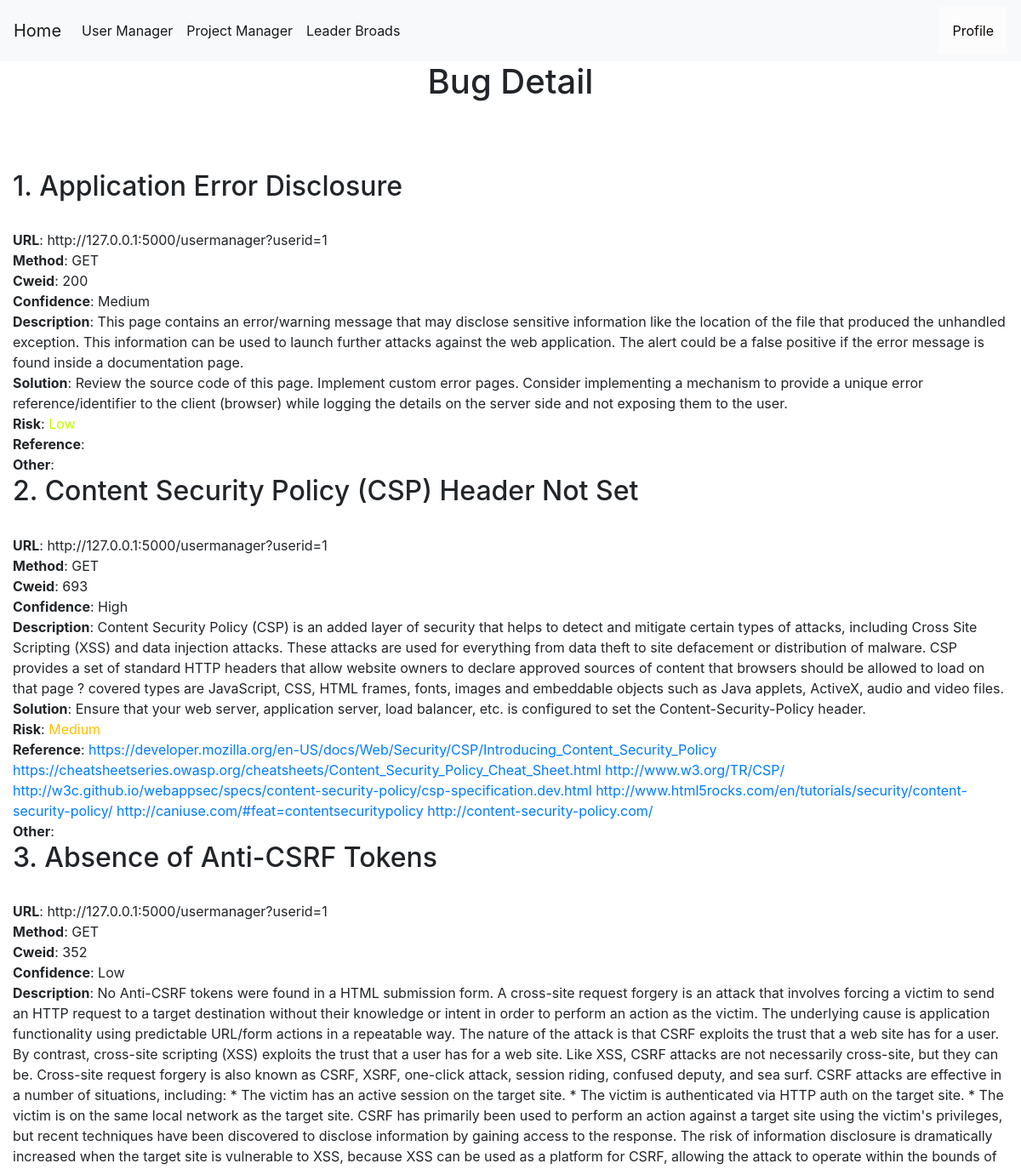
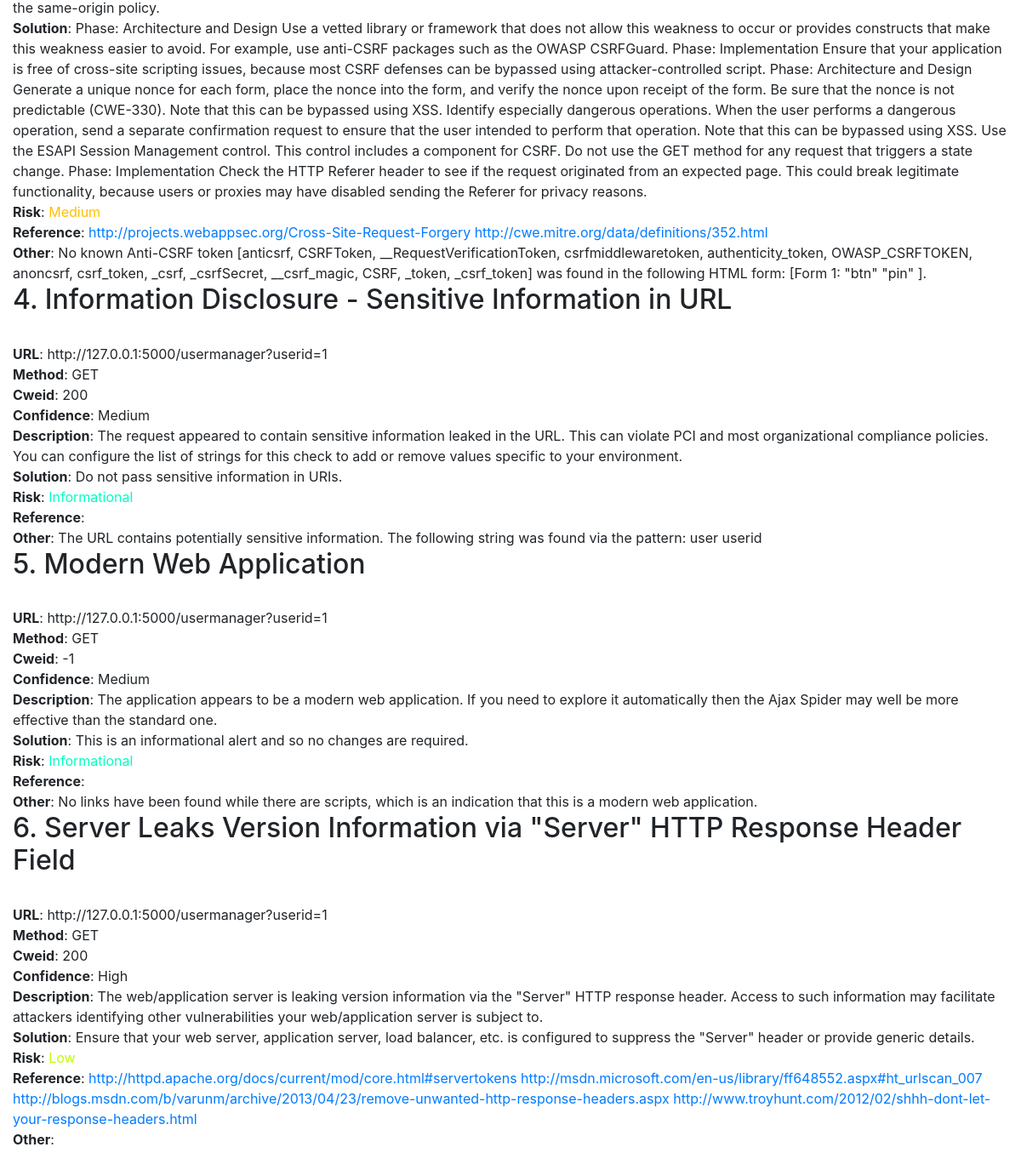
The page /bug-detail/1 (signed in) on the database its author committed (2 pictures, top to bottom).
### tables this page shows
CREATE TABLE bugs (
    bugid INTEGER PRIMARY KEY AUTOINCREMENT,
    requestid INTEGER NOT NULL,
    name TEXT NOT NULL,
    bugurl TEXT NOT NULL,
    method TEXT NOT NULL,
    cweid TEXT NOT NULL,
    confidence TEXT NOT NULL,
    description TEXT NOT NULL,
    solution TEXT NOT NULL,
    risk TEXT NOT NULL,
    reference TEXT NOT NULL DEFAULT NONE,
    other TEXT NOT NULL DEFAULT NONE,
    pentester TEXT,
    FOREIGN KEY (pentester) REFERENCES users(username) ON DELETE CASCADE
    FOREIGN KEY (requestid) REFERENCES requests(requestid) ON DELETE CASCADE
);

### app.py (the view)
@app.route('/bug-detail/<int:id>', methods=('GET', 'POST'))
def bug_detail(id):
    msg = ''
    conn = get_db_connection()
    if session["userid"] == None:
        return redirect(url_for('login'))
    currentuser = get_current_user()
    conn = get_db_connection()
    requesturl = conn.execute('SELECT requesturl FROM requests WHERE requestid = ?',(id,)).fetchone()
    bugs = conn.execute('SELECT * FROM bugs WHERE bugurl LIKE ?',(requesturl["requesturl"],)).fetchall()
    return render_template('bug_detail.html',request=request,currentuser=currentuser,bugs=bugs,msg=msg)

### app.py (called while the page is built)
def get_db_connection():
    conn = sqlite3.connect('database.db')
    conn.row_factory = sqlite3.Row
    return conn

def get_current_user():
    userid = session["userid"]
    conn = get_db_connection()
    user = conn.execute('SELECT * FROM users WHERE userid = ?',(userid,)).fetchone()
    conn.commit()
    conn.close()
    return user

### templates/bug_detail.html (shortened to what this page needs)
{% extends 'base.html' %}
{% block content %}
    <center><h1>{% block title %}  Bug Detail  {% endblock %}</h1></center>
    <link rel= "stylesheet" type= "text/css" href= "{{ url_for('static',filename='css/showuser.css') }}">
  {% for bug in bugs %}
    <h2>{{ loop.index }}. {{bug.name}}</h2></br>
    <b>URL</b>: {{bug.bugurl}}</br>
    <b>Method</b>: {{bug.method}}<br>
    <b>Cweid</b>: {{bug.cweid}}</br>
    <b>Confidence</b>: {{bug.confidence}}</br>
    <b>Description</b>: {{bug.description}}</br>
    <b>Solution</b>: {{bug.solution}}</br>
    <b>Risk</b>:
    {% if bug.risk == "Informational" %}
    <a style="color:#00ffbf;">{{bug.risk}}</a></br>
    {% elif bug.risk == "Low" %}
    <a style="color:#bfff00;">{{bug.risk}}</a></br>
    {% elif bug.risk == "Medium" %}
    <a style="color:#ffbf00;">{{bug.risk}}</a></br>
    {% elif bug.risk == "High" %}
    <a style="color:#ff0000;">{{bug.risk}}</a></br>
    {% elif bug.risk == "Critical" %}
    <a style="color:#8000ff;" >{{bug.risk}}</a></br>
    {% endif %}
    <b>Reference</b>: <a href="{{bug.reference}}">{{bug.reference}}</a></br>
    <b>Other</b>: {{bug.other}}</br>
  {% endfor %}
{% endblock %}

### static/css/style.css (style rules this page uses)
body { min-height: 100vh; height: 100%; margin: 0; z-index: 10; display: grid; grid-template-rows: auto 1fr auto; }
body { display: flex; flex-direction: column; }

### rows shown on the page
bugs: name "Application Error Disclosure", bugurl "http://127.0.0.1:5000/usermanager?userid=1", method "GET", cweid "200", confidence "Medium", description "This page contains an error/warning message that may disclose sensitive information like the location of the file that produced the unhandled exception. This information can be used to launch further attacks against the web application. The alert could be a false positive if the error message is found inside a documentation page.", solution "Review the source code of this page. Implement custom error pages. Consider implementing a mechanism to provide a unique error reference/identifier to the client (browser) while logging the details on the server side and not exposing them to the user.", risk "Low"
bugs: name "Content Security Policy (CSP) Header Not Set", bugurl "http://127.0.0.1:5000/usermanager?userid=1", method "GET", cweid "693", confidence "High", description "Content Security Policy (CSP) is an added layer of security that helps to detect and mitigate certain types of attacks, including Cross Site Scripting (XSS) and data injection attacks. These attacks are used for everything from data theft to site defacement or distribution of malware. CSP provides a set of standard HTTP headers that allow website owners to declare approved sources of content that browsers should be allowed to load on that page ? covered types are JavaScript, CSS, HTML frames, fonts, images and embeddable objects such as Java applets, ActiveX, audio and video files.", solution "Ensure that your web server, application server, load balancer, etc. is configured to set the Content-Security-Policy header.", risk "Medium", reference "https://developer.mozilla.org/en-US/docs/Web/Security/CSP/Introducing_Content_Security_Policy https://cheatsheetseries.owasp.org/cheatsheets/Content_Security_Policy_Cheat_Sheet.html http://www.w3.org/TR/CSP/ http://w3c.github.io/webappsec/specs/content-security-policy/csp-specification.dev.html http://www.html5rocks.com/en/tutorials/security/content-security-policy/ http://caniuse.com/#feat=contentsecuritypolicy http://content-security-policy.com/"
bugs: name "Absence of Anti-CSRF Tokens", bugurl "http://127.0.0.1:5000/usermanager?userid=1", method "GET", cweid "352", confidence "Low", description "No Anti-CSRF tokens were found in a HTML submission form. A cross-site request forgery is an attack that involves forcing a victim to send an HTTP request to a target destination without their knowledge or intent in order to perform an action as the victim. The underlying cause is application functionality using predictable URL/form actions in a repeatable way. The nature of the attack is that CSRF exploits the trust that a web site has for a user. By contrast, cross-site scripting (XSS) exploits the trust that a user has for a web site. Like XSS, CSRF attacks are not necessarily cross-site, but they can be. Cross-site request forgery is also known as CSRF, XSRF, one-click attack, session…", solution "Phase: Architecture and Design Use a vetted library or framework that does not allow this weakness to occur or provides constructs that make this weakness easier to avoid. For example, use anti-CSRF packages such as the OWASP CSRFGuard. Phase: Implementation Ensure that your application is free of cross-site scripting issues, because most CSRF defenses can be bypassed using attacker-controlled script. Phase: Architecture and Design Generate a unique nonce for each form, place the nonce into the form, and verify the nonce upon receipt of the form. Be sure that the nonce is not predictable (CWE-330). Note that this can be bypassed using XSS. Identify especially dangerous operations. When the…", risk "Medium", reference "http://projects.webappsec.org/Cross-Site-Request-Forgery http://cwe.mitre.org/data/definitions/352.html", other "No known Anti-CSRF token [anticsrf, CSRFToken, __RequestVerificationToken, csrfmiddlewaretoken, authenticity_token, OWASP_CSRFTOKEN, anoncsrf, csrf_token, _csrf, _csrfSecret, __csrf_magic, CSRF, _token, _csrf_token] was found in the following HTML form: [Form 1: \"btn\" \"pin\" ]."
bugs: name "Information Disclosure - Sensitive Information in URL", bugurl "http://127.0.0.1:5000/usermanager?userid=1", method "GET", cweid "200", confidence "Medium", description "The request appeared to contain sensitive information leaked in the URL. This can violate PCI and most organizational compliance policies. You can configure the list of strings for this check to add or remove values specific to your environment.", solution "Do not pass sensitive information in URIs.", risk "Informational", other "The URL contains potentially sensitive information. The following string was found via the pattern: user userid"
bugs: name "Modern Web Application", bugurl "http://127.0.0.1:5000/usermanager?userid=1", method "GET", cweid "-1", confidence "Medium", description "The application appears to be a modern web application. If you need to explore it automatically then the Ajax Spider may well be more effective than the standard one.", solution "This is an informational alert and so no changes are required.", risk "Informational", other "No links have been found while there are scripts, which is an indication that this is a modern web application."
bugs: name "Server Leaks Version Information via \"Server\" HTTP Response Header Field", bugurl "http://127.0.0.1:5000/usermanager?userid=1", method "GET", cweid "200", confidence "High", description "The web/application server is leaking version information via the \"Server\" HTTP response header. Access to such information may facilitate attackers identifying other vulnerabilities your web/application server is subject to.", solution "Ensure that your web server, application server, load balancer, etc. is configured to suppress the \"Server\" header or provide generic details.", risk "Low", reference "http://httpd.apache.org/docs/current/mod/core.html#servertokens http://msdn.microsoft.com/en-us/library/ff648552.aspx#ht_urlscan_007 http://blogs.msdn.com/b/varunm/archive/2013/04/23/remove-unwanted-http-response-headers.aspx http://www.troyhunt.com/2012/02/shhh-dont-let-your-response-headers.html"
